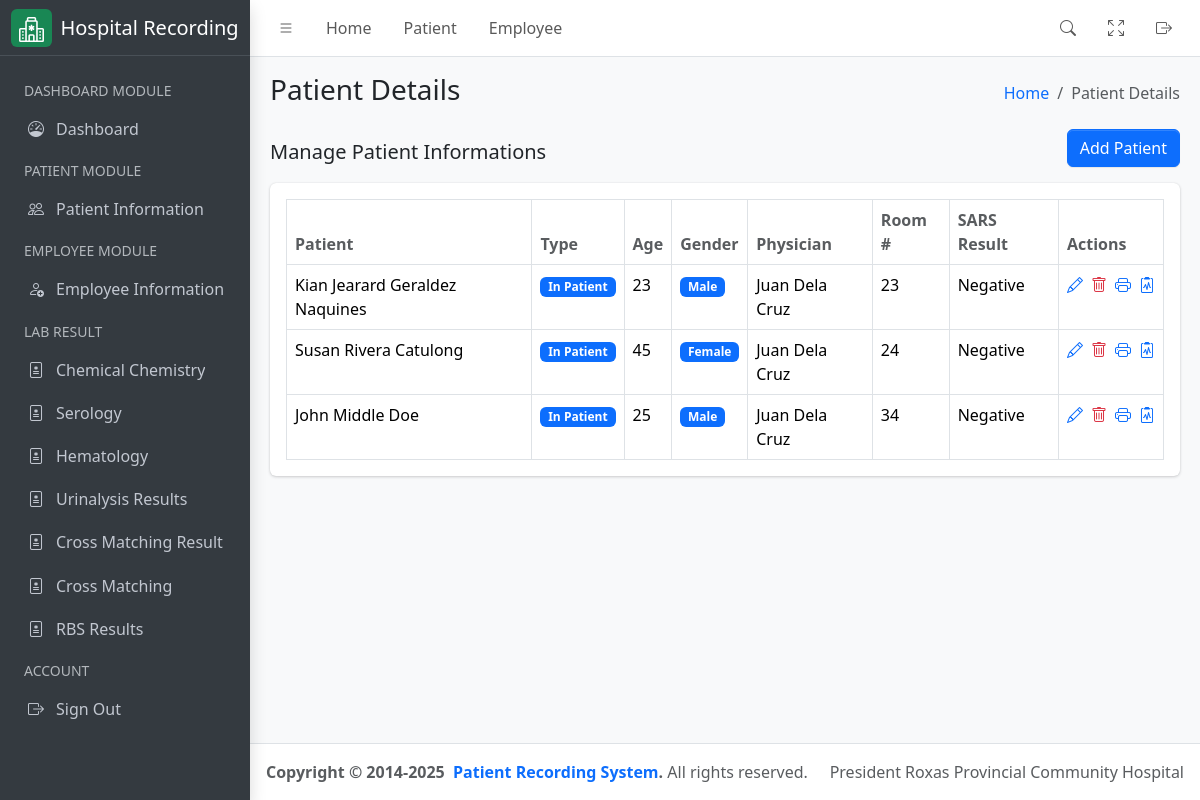
The page /patient/ on the database its author committed.
### hospital_app/models.py (models this page shows, shortened)
class Patient(models.Model):
    firstname = models.CharField(max_length=255)
    middlename = models.CharField(max_length=255)
    lastname = models.CharField(max_length=255)
    age = models.PositiveIntegerField()
    sex = models.CharField(
        max_length=10, choices=(("Male", "Male"), ("Female", "Female"))
    )
    physician = models.ForeignKey(
        User,
        related_name="physician",
        limit_choices_to={"groups__name": "Physician"},
        on_delete=models.CASCADE,
    )
    room_number = models.PositiveIntegerField()
    sample_type = models.CharField(max_length=255)
    time_of_collection = models.TimeField()
    date_of_collection = models.DateField()
    sars_result = models.CharField(max_length=255)
    date = models.DateField(auto_now_add=True)
    assigned_pathologist = models.ForeignKey(
        User,
        related_name="patient_pathologist",
        on_delete=models.CASCADE,
        null=True,
        blank=True,
        limit_choices_to={"groups__name": "Pathologist"},
    )
    assigned_technologist = models.ForeignKey(
        User,
        related_name="patient_technologist",
        on_delete=models.CASCADE,
        null=True,
        blank=True,
        limit_choices_to={"groups__name": "Medical Technologist"},
    )
    patient_type = models.CharField(
        max_length=100,
        default="In Patient",
        choices=(
            ("In Patient", "In Patient"),
            ("Out Patient", "Out Patient"),
        ),
    )
    def get_full_name(self):
        return f"{self.firstname} {self.middlename} {self.lastname}"

### hospital_app/views.py (the view)
# urls.py: path('patient/', PatientListView.as_view(), name="patient_list"),
class PatientListView(ListView):
    template_name = "patient.html"
    queryset = Patient.objects.all()
    context_object_name = "patients"
    def get_context_data(self, **kwargs):
        context = super().get_context_data(**kwargs)
        context["detail_header"] = "Patient Details List"
        context["humberger_header"] = "Patient Details"
        return context

### hospital_app/templates/patient.html
{% extends './includes/base.html' %}
{% block content %}
<div class="container-fluid">
    <div class="row">
        <div class="col-md-12">
            <div class="d-flex justify-content-between align-items-center">
                <h5>Manage Patient Informations</h5>
                <a href="{% url 'patient_add' %}" class="btn btn-primary mb-3">Add Patient</a>
            </div>
            <div class="card mb-4">
                <div class="card-body">
                    <table id="datatable" class="table table-bordered table-hover">
                        <thead>
                            <tr>
                                <th class="text-muted">Patient</th>
                                <th class="text-muted">Type</th>
                                <th class="text-muted">Age</th>
                                <th class="text-muted">Gender</th>
                                <th class="text-muted">Physician</th>
                                <th class="text-muted">Room #</th>
                                <th class="text-muted">SARS Result</th>
                                <th class="text-muted">Actions</th>
                            </tr>
                        </thead>
                        <tbody>
                            {% for result in patients %}
                            <tr>
                                <td>{{ result.get_full_name }}</td>
                                <td>
                                    <span class="badge bg-primary">{{ result.patient_type }}</span>
                                </td>
                                <td>{{ result.age }}</td>
                                <td>
                                    <span class="badge bg-primary">{{ result.sex }}</span>
                                </td>
                                <td>{{ result.physician.get_full_name }}</td>
                                <td>{{ result.room_number }}</td>
                                <td>{{ result.sars_result }}</td>
                                <td>
                                    <div class="d-flex align-items-center justify-content-start gap-2">
                                        <a href="{% url 'patient_update' pk=result.id %}" class="text-sm">
                                            <i class="bi bi-pencil"></i>
                                        </a>
                                        <a href="{% url 'patient_delete' pk=result.id %}" class="text-sm">
                                            <i class="bi bi-trash text-danger"></i>
                                        </a>
                                        <a href="{% url 'generate_panbio' pk=result.id %}">
                                            <i class="bi bi-printer"></i>
                                        </a>
                                        <a href="{% url 'generate_panbio' pk=result.id %}">
                                            <i class="bi bi-clipboard2-pulse"></i>
                                        </a>
                                    </div>
                                </td>
                            </tr>
                            {% endfor %}
                        </tbody>
                    </table>
                </div>
            </div>
        </div>
    </div>
</div>
{% endblock %}

### rows shown on the page
Patient: get_full_name "Kian Jearard Geraldez Naquines", patient_type "In Patient", age "23", sex "Male", physician.get_full_name "Juan Dela Cruz", room_number "23", sars_result "Negative"
Patient: get_full_name "Susan Rivera Catulong", patient_type "In Patient", age "45", sex "Female", physician.get_full_name "Juan Dela Cruz", room_number "24", sars_result "Negative"
Patient: get_full_name "John Middle Doe", patient_type "In Patient", age "25", sex "Male", physician.get_full_name "Juan Dela Cruz", room_number "34", sars_result "Negative"

### other values the page prints
{{ humberger_header }} "Patient Details"
